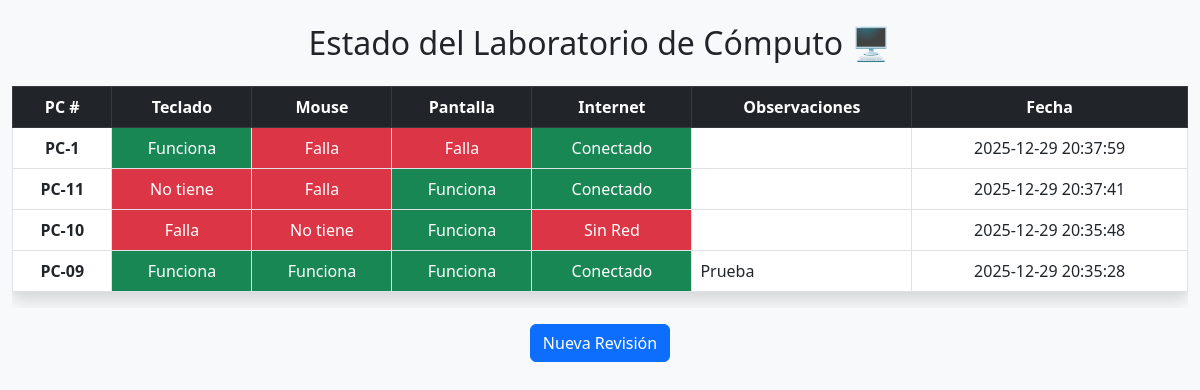
The app's page /admin.php with its own data.
### tables this page shows
CREATE TABLE `auditoria_laboratorio` (
  `id` int(11) NOT NULL,
  `numero_pc` varchar(10) NOT NULL,
  `teclado` enum('Funciona','Falla','No tiene') DEFAULT 'Funciona',
  `mouse` enum('Funciona','Falla','No tiene') DEFAULT 'Funciona',
  `pantalla` enum('Funciona','Falla') DEFAULT 'Funciona',
  `internet` enum('Conectado','Sin Red') DEFAULT 'Conectado',
  `observaciones` text DEFAULT NULL,
  `fecha_revision` timestamp NOT NULL DEFAULT current_timestamp()
);

### admin.php (the view, shortened to what this page needs)
<?php include 'conexion.php'; ?>
<!DOCTYPE html>
<html lang="es">
<head>
    <link href="https://cdn.jsdelivr.net/npm/bootstrap@5.3.0/dist/css/bootstrap.min.css" rel="stylesheet">
</head>
<body class="bg-light">
<div class="container-fluid mt-4">
    <h2 class="text-center mb-4">Estado del Laboratorio de Cómputo 🖥️</h2>
    <div class="table-responsive">
        <table class="table table-bordered table-hover text-center bg-white shadow">
            <thead class="table-dark">
                <tr>
                    <th>PC #</th>
                    <th>Teclado</th>
                    <th>Mouse</th>
                    <th>Pantalla</th>
                    <th>Internet</th>
                    <th>Observaciones</th>
                    <th>Fecha</th>
                </tr>
            </thead>
            <tbody>
                <?php
                function color($estado) {
                    if($estado == 'Falla' || $estado == 'No tiene' || $estado == 'Sin Red') {
                        return 'bg-danger text-white';
                    }
                    return 'bg-success text-white';
                }
                $sql = "SELECT * FROM auditoria_laboratorio ORDER BY id DESC";
                $resultado = $conn->query($sql);
                if ($resultado->num_rows > 0) {
                    while($fila = $resultado->fetch_assoc()) {
                        echo "<tr>";
                        echo "<td class='fw-bold'>" . $fila['numero_pc'] . "</td>";
                        echo "<td class='" . color($fila['teclado']) . "'>" . $fila['teclado'] . "</td>";
                        echo "<td class='" . color($fila['mouse']) . "'>" . $fila['mouse'] . "</td>";
                        echo "<td class='" . color($fila['pantalla']) . "'>" . $fila['pantalla'] . "</td>";
                        echo "<td class='" . color($fila['internet']) . "'>" . $fila['internet'] . "</td>";
                        echo "<td class='text-start'>" . $fila['observaciones'] . "</td>";
                        echo "<td>" . $fila['fecha_revision'] . "</td>";
                        echo "</tr>";
                    }
                } else {
                    echo "<tr><td colspan='7'>No hay registros aún.</td></tr>";
                }
                ?>
            </tbody>
        </table>
    </div>
    <div class="text-center mt-3">
        <a href="index.php" class="btn btn-primary">Nueva Revisión</a>
    </div>
</div>
</body>
</html>

### records on screen
auditoria_laboratorio: numero_pc "PC-1", teclado "Funciona", mouse "Falla", pantalla "Falla", internet "Conectado", fecha_revision "2025-12-29 20:37:59"
auditoria_laboratorio: numero_pc "PC-11", teclado "No tiene", mouse "Falla", pantalla "Funciona", internet "Conectado", fecha_revision "2025-12-29 20:37:41"
auditoria_laboratorio: numero_pc "PC-10", teclado "Falla", mouse "No tiene", pantalla "Funciona", internet "Sin Red", fecha_revision "2025-12-29 20:35:48"
auditoria_laboratorio: numero_pc "PC-09", teclado "Funciona", mouse "Funciona", pantalla "Funciona", internet "Conectado", observaciones "Prueba", fecha_revision "2025-12-29 20:35:28"
